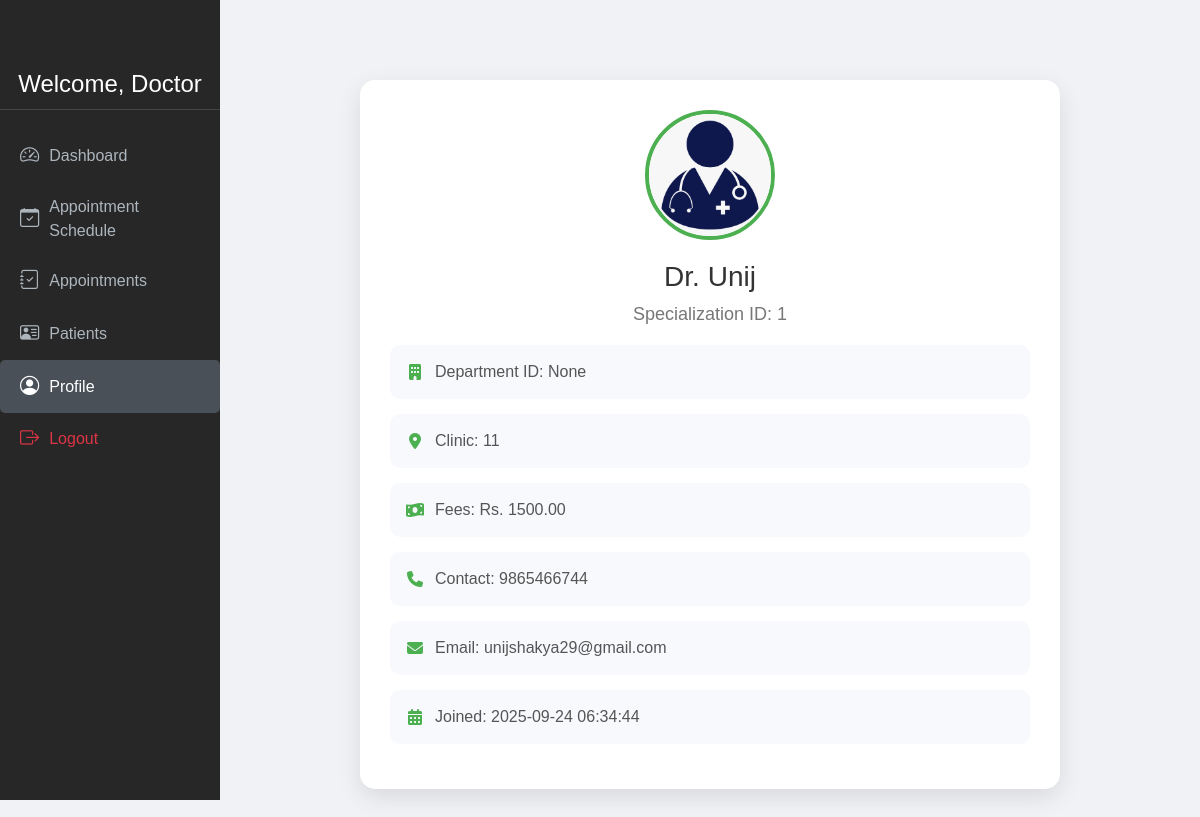
Screenshot of /Doctor/profile.php with the database file from the repository.
### tables this page shows
CREATE TABLE `doctors` (
  `id` int(11) NOT NULL,
  `specialization_id` int(11) NOT NULL,
  `department_id` int(11) NOT NULL,
  `doctor_name` varchar(150) NOT NULL,
  `clinic_address` varchar(255) NOT NULL,
  `consultancy_fees` decimal(10,2) NOT NULL,
  `contact_no` varchar(20) NOT NULL,
  `email` varchar(100) NOT NULL,
  `password` varchar(255) NOT NULL,
  `created_at` timestamp NOT NULL DEFAULT current_timestamp(),
  `reset_token` varchar(255) DEFAULT NULL,
  `reset_expiry` datetime DEFAULT NULL
);

### Doctor/profile.php (the view, shortened to what this page needs)
<?php
include 'sidebar.php';
$doctor_id = 1;
$stmt = $con->prepare("
    SELECT doctor_name, specialization_id, department_id, clinic_address, consultancy_fees, contact_no, email, created_at
    FROM doctors
    WHERE id = ?
");
$stmt->bind_param("i", $doctor_id);
$stmt->execute();
$result = $stmt->get_result();
$doctor = $result->fetch_assoc();
?>
<!DOCTYPE html>
<html lang="en">
<head>
    <link href="https://cdnjs.cloudflare.com/ajax/libs/font-awesome/6.4.2/css/all.min.css" rel="stylesheet">
</head>
<body>
<div class="main-content">
    <div class="profile-card">
        <img src="../assets/uploads/doctor.png" alt="Profile Image">
        <h2>Dr. <?php echo htmlspecialchars($doctor['doctor_name']); ?></h2>
        <h3>Specialization ID: <?php echo htmlspecialchars($doctor['specialization_id']); ?></h3>
        <div class="info">
            <div><i class="fas fa-building"></i> <span>Department ID: None </span></div>
            <div><i class="fas fa-map-marker-alt"></i> <span>Clinic: <?php echo htmlspecialchars($doctor['clinic_address']); ?></span></div>
            <div><i class="fas fa-money-bill-wave"></i> <span>Fees: Rs. <?php echo htmlspecialchars($doctor['consultancy_fees']); ?></span></div>
            <div><i class="fas fa-phone"></i> <span>Contact: <?php echo htmlspecialchars($doctor['contact_no']); ?></span></div>
            <div><i class="fas fa-envelope"></i> <span>Email: <?php echo htmlspecialchars($doctor['email']); ?></span></div>
            <div><i class="fas fa-calendar-alt"></i> <span>Joined: <?php echo htmlspecialchars($doctor['created_at']); ?></span></div>
        </div>
    </div>
</div>
</body>
</html>

### Doctor/sidebar.php (style rules this page uses)
body { font-family: Arial, sans-serif; background: #f8f9fa; margin: 0; }

### Doctor/profile.php (style rules this page uses)
body { font-family: 'Poppins', Arial, sans-serif; margin: 0; background-color: #f0f2f5; }
.main-content { margin-left: 220px; padding: 40px; min-height: 100vh; }
.profile-card { max-width: 700px; margin: auto; background: #fff; border-radius: 15px; box-shadow: 0 8px 25px rgba(0,0,0,0.1); display: flex; flex-direction: column; align-items: center; padding: 30px; }
.profile-card img { width: 130px; height: 130px; border-radius: 50%; object-fit: cover; border: 4px solid #4CAF50; margin-bottom: 20px; }
.profile-card h2 { margin: 0 0 10px 0; font-size: 28px; color: #333; }
.profile-card h3 { margin: 0 0 20px 0; font-size: 18px; color: #777; }
.info { width: 100%; display: flex; flex-wrap: wrap; justify-content: space-between; }
.info div { width: 100%; background: #f7f9fc; margin-bottom: 15px; padding: 15px; border-radius: 10px; display: flex; align-items: center; }
.info div i { color: #4CAF50; margin-right: 10px; min-width: 20px; text-align: center; }
.info div span { font-weight: 500; color: #555; }

### rows the page displays
doctors: doctor_name "Unij", specialization "1", clinic_address "11", consultancy_fees "1500.00", contact_no "9865466744", email "unijshakya29@gmail.com", created_at "2025-09-24 06:34:44"

### other values shown
$doctor_name "Doctor"
